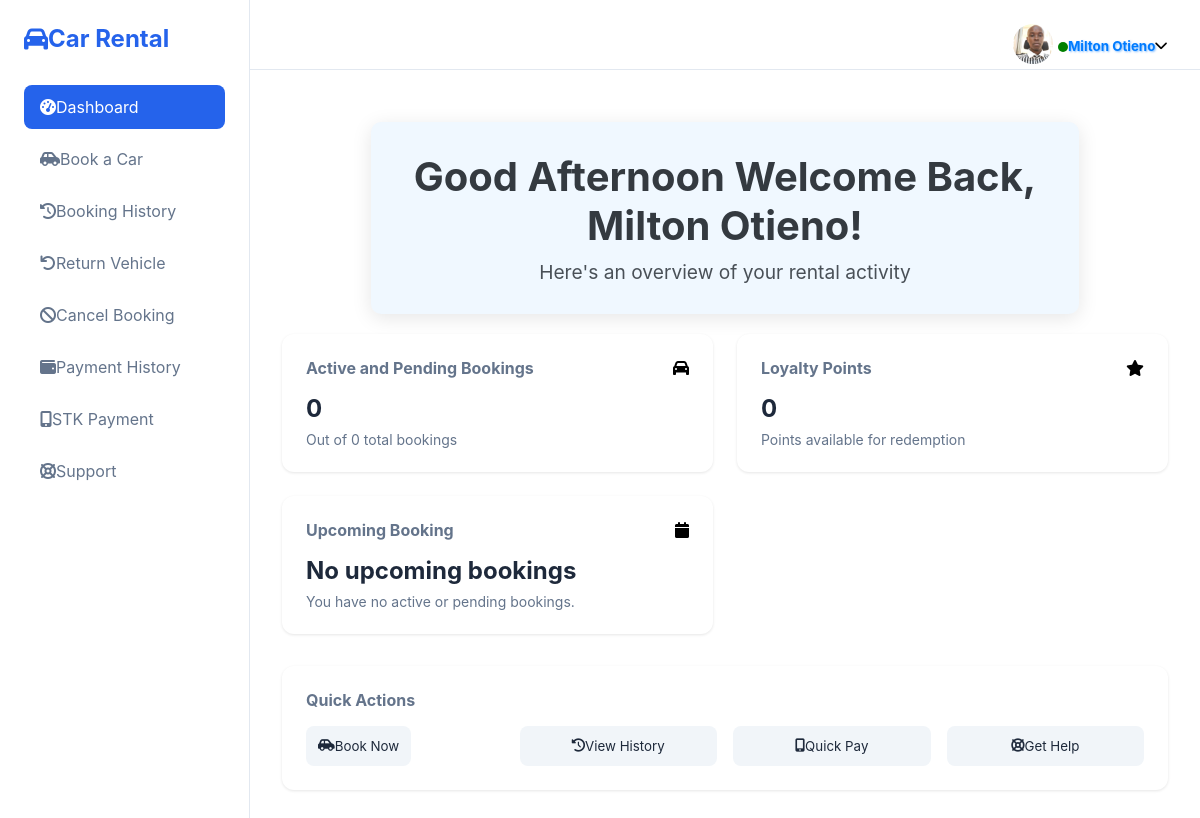
Page /customer/dashboard.php (signed in) on the committed database.
### tables this page shows
CREATE TABLE `customers` (
  `id` int(11) NOT NULL,
  `full_name` varchar(100) NOT NULL,
  `email` varchar(100) NOT NULL,
  `status` enum('active','inactive','suspended','pending') NOT NULL DEFAULT 'active',
  `last_logout` datetime DEFAULT NULL,
  `password` varchar(255) NOT NULL,
  `mobile` varchar(12) NOT NULL,
  `gender` enum('male','female','other') NOT NULL,
  `dob` date NOT NULL,
  `occupation` varchar(100) NOT NULL,
  `residence` varchar(100) NOT NULL,
  `created_at` timestamp NOT NULL DEFAULT current_timestamp(),
  `profile_picture` varchar(255) DEFAULT 'default_profile.png',
  `remember_token` varchar(255) DEFAULT NULL,
  `last_login` datetime DEFAULT NULL,
  `reset_token` varchar(255) DEFAULT NULL,
  `token_expiration` datetime DEFAULT NULL
);

### customer/dashboard.php (the view, shortened to what this page needs)
<?php
require 'include/db_connection.php';
$customer_id = $_SESSION['customer_id'];
$sql = "SELECT * FROM customers WHERE id = ?";
$stmt = $conn->prepare($sql);
$stmt->bind_param("i", $customer_id);
$stmt->execute();
$result = $stmt->get_result();
if ($result->num_rows > 0) {
    $customer_details = $result->fetch_assoc();
} else {
    die("Customer not found.");
}
$full_name = $customer_details['full_name'];
$profile_picture = $customer_details['profile_picture'] ?? 'path/to/default-profile-picture.jpg';
function getGreeting() {
    $currentHour = (int)date('H');
    if ($currentHour >= 5 && $currentHour < 12) {
        return "Good Morning";
    } elseif ($currentHour >= 12 && $currentHour < 16) {
        return "Good Afternoon";
    } elseif ($currentHour >= 16 && $currentHour < 19) {
        return "Good Evening";
    } else {
        return "Good Night";
    }
}
$greeting = getGreeting();
$sql_active_or_pending = "SELECT COUNT(*) AS active_or_pending_bookings FROM bookings WHERE customer_id = ? AND booking_status IN ('active', 'pending')";
$sql_total = "SELECT COUNT(*) AS total_bookings FROM bookings WHERE customer_id = ?";
$stmt_active_or_pending = $conn->prepare($sql_active_or_pending);
$stmt_active_or_pending->bind_param('i', $customer_id);
$stmt_active_or_pending->execute();
$result_active_or_pending = $stmt_active_or_pending->get_result();
$active_or_pending_booking_data = $result_active_or_pending->fetch_assoc();
$active_bookings = $active_or_pending_booking_data['active_or_pending_bookings'];
$stmt_total = $conn->prepare($sql_total);
$stmt_total->bind_param('i', $customer_id);
$stmt_total->execute();
$result_total = $stmt_total->get_result();
$total_booking_data = $result_total->fetch_assoc();
$total_bookings = $total_booking_data['total_bookings'];
$loyalty_points = $total_bookings * 10;
$sql_upcoming = "SELECT model_name AS car, booking_date AS date, booking_status AS status
                 FROM bookings
                 WHERE customer_id = ?
                 AND (booking_status = 'active' OR booking_status = 'pending')
                 ORDER BY booking_date ASC LIMIT 1";
$stmt_upcoming = $conn->prepare($sql_upcoming);
$stmt_upcoming->bind_param('i', $customer_id);
$stmt_upcoming->execute();
$result_upcoming = $stmt_upcoming->get_result();
if ($result_upcoming->num_rows > 0) {
    $upcoming_booking = $result_upcoming->fetch_assoc();
} else {
    $upcoming_booking = null;
}
?>
<!DOCTYPE html>
<html lang="en">
<head>
    <link rel="stylesheet" href="https://cdnjs.cloudflare.com/ajax/libs/font-awesome/6.0.0-beta3/css/all.min.css">
    <link rel="stylesheet" href="assets/css/customerdash.css">
</head>
<body>
    <aside class="sidebar">
        <div class="sidebar-logo">
            <i class="fas fa-car"></i>
            <span>Car Rental</span>
        </div>
        <nav>
            <div class="nav-item">
                <a href="dashboard.php" class="nav-link active">
                    <i class="fas fa-tachometer-alt"></i>
                    <span>Dashboard</span>
                </a>
            </div>
            <div class="nav-item">
                <a href="book_car.php" class="nav-link">
                    <i class="fas fa-car-side"></i>
                    <span>Book a Car</span>
                </a>
            </div>
            <div class="nav-item">
                <a href="bookinghistory.php" class="nav-link">
                    <i class="fas fa-history"></i>
                    <span>Booking History</span>
                </a>
            </div>
            <div class="nav-item">
                <a href="returncar.php" class="nav-link">
                    <i class="fas fa-undo"></i>
                    <span>Return Vehicle</span>
                </a>
            </div>
            <div class="nav-item">
                <a href="cancelbooking.php" class="nav-link">
                    <i class="fas fa-ban"></i>
                    <span>Cancel Booking</span>
                </a>
            </div>
            <div class="nav-item">
                <a href="payment_history.php" class="nav-link">
                    <i class="fas fa-wallet"></i>
                    <span>Payment History</span>
                </a>
            </div>
            <div class="nav-item">
            <a href="bookingconfrimation.php#makePaymentBtn" class="nav-link">
    <i class="fas fa-mobile-alt"></i>
    <span>STK Payment</span>
</a>
            </div>
            <div class="nav-item">
                <a href="support.php" class="nav-link">
                    <i class="fas fa-life-ring"></i>
                    <span>Support</span>
                </a>
            </div>
        </nav>
    </aside>
    <header class="header">
        <div class="header-content">
            <div class="profile">
                <button class="profile-button" onclick="toggleDropdown()">
                    <div class="profile-picture">
                        <img src="<?php echo htmlspecialchars($profile_picture); ?>" alt="Profile">
                    </div>
                    <span class="profile-name">
    <strong><span style="display: inline-block; width: 10px; height: 10px; background-color: green; border-radius: 50%; margin-left: 5px; vertical-align: middle;"></span><?php echo htmlspecialchars($full_name); ?></strong>
</span>
                    <i class="fas fa-chevron-down"></i>
                </button>
            </div>
        </div>
    </header>
    <main class="main-content">
        <div class="welcome-message">
            <h1><?php echo $greeting . ' Welcome Back, ' . htmlspecialchars($full_name) . '!'; ?></h1>
            <p>Here's an overview of your rental activity</p>
        </div>
        <div class="dashboard-grid">
            <div class="dashboard-card">
                <div class="card-header">
                    <h3 class="card-title">Active and Pending Bookings</h3>
                    <i class="fas fa-car text-primary"></i>
                </div>
                <div class="card-value"><?php echo $active_bookings; ?></div>
                <div class="card-subtitle">Out of <?php echo $total_bookings; ?> total bookings</div>
            </div>
            <div class="dashboard-card">
                <div class="card-header">
                    <h3 class="card-title">Loyalty Points</h3>
                    <i class="fas fa-star text-warning"></i>
                </div>
                <div class="card-value"><?php echo $loyalty_points; ?></div>
                <div class="card-subtitle">Points available for redemption</div>
            </div>
            <div class="dashboard-card">
                <div class="card-header">
                    <h3 class="card-title">Upcoming Booking</h3>
                    <i class="fas fa-calendar text-success"></i>
                </div>
                <?php if ($upcoming_booking) { ?>
                    <div class="card-value"><?php echo $upcoming_booking['car']; ?></div>
                    <div class="card-subtitle">
                        <?php echo date('F j, Y', strtotime($upcoming_booking['date'])); ?>
                        <span class="status-badge status-<?php echo strtolower($upcoming_booking['status']); ?>">
                            <?php echo ucfirst($upcoming_booking['status']); ?>
                        </span>
                    </div>
                <?php } else { ?>
                    <div class="card-value">No upcoming bookings</div>
                    <div class="card-subtitle">You have no active or pending bookings.</div>
                <?php } ?>
            </div>
        </div>
        <div class="dashboard-card">
            <div class="card-header">
                <h3 class="card-title">Quick Actions</h3>
            </div>
            <div class="quick-actions">
                <form method="POST" action="book_car.php">
                    <button type="submit" class="action-button">
                        <i class="fas fa-car-side"></i>
                        <span>Book Now</span>
                    </button>
                </form>
                <button class="action-button">
                    <i class="fas fa-history"></i>
                    <span>View History</span>
                </button>
                <button class="action-button">
                    <i class="fas fa-mobile-alt"></i>
                    <span>Quick Pay</span>
                </button>
                <button class="action-button">
                    <i class="fas fa-life-ring"></i>
                    <span>Get Help</span>
                </button>
            </div>
        </div>
    </main>
</body>
</html>

### customer/assets/css/customerdash.css (style rules this page uses)
:root { --primary-color: #2563eb; --secondary-color: #1e40af; --background-color: #f8fafc; --card-background: #ffffff; --text-primary: #1e293b; --text-secondary: #64748b; --border-color: #e2e8f0; --hover-background: #f1f5f9; }
* { margin: 0; padding: 0; box-sizing: border-box; font-family: 'Inter', system-ui, -apple-system, sans-serif; }
body { display: flex; min-height: 100vh; background-color: var(--background-color); color: var(--text-primary); }
.header { width: calc(100% - 250px); background-color: var(--card-background); color: var(--text-primary); border-bottom: 1px solid var(--border-color); padding: 1rem 1.5rem; position: fixed; top: 0; right: 0; left: 250px; z-index: 10; height: 70px; }
.header-content { display: flex; justify-content: space-between; align-items: center; max-width: 900px; margin: 0 auto; }
.profile-button { display: flex; align-items: center; background: none; border: none; cursor: pointer; padding: 0.5rem; border-radius: 0.5rem; position: relative; transition: background-color 0.2s; }
.profile-picture img { width: 40px; height: 40px; border-radius: 50%; object-fit: cover; }
.sidebar { width: 250px; background-color: var(--card-background); border-right: 1px solid var(--border-color); padding: 1.5rem; position: fixed; top: 0; bottom: 0; left: 0; overflow-y: auto; }
.sidebar-logo { font-size: 1.5rem; font-weight: bold; color: var(--primary-color); margin-bottom: 2rem; display: flex; align-items: center; }
.nav-item { margin-bottom: 0.5rem; }
.nav-link { display: flex; align-items: center; padding: 0.75rem 1rem; color: var(--text-secondary); text-decoration: none; border-radius: 0.5rem; transition: background-color 0.2s, color 0.2s; }
.nav-link:hover, .nav-link.active { background-color: var(--primary-color); color: white; }
.main-content { flex: 1; padding: 2rem; margin-left: 250px; margin-top: 70px; }
.dashboard-grid { display: grid; grid-template-columns: repeat(auto-fit, minmax(300px, 1fr)); gap: 1.5rem; margin-bottom: 2rem; }
.dashboard-card { background-color: var(--card-background); border-radius: 0.75rem; padding: 1.5rem; box-shadow: 0 1px 3px rgba(0, 0, 0, 0.1); }
.card-header { display: flex; justify-content: space-between; align-items: center; margin-bottom: 1rem; }
.card-title { font-size: 1rem; color: var(--text-secondary); }
.card-value { font-size: 1.5rem; font-weight: bold; color: var(--text-primary); margin-bottom: 0.5rem; }
.card-subtitle { font-size: 0.875rem; color: var(--text-secondary); }
.quick-actions { display: grid; grid-template-columns: repeat(auto-fit, minmax(150px, 1fr)); gap: 1rem; margin-top: 1rem; }
.action-button { display: flex; align-items: center; justify-content: center; padding: 0.75rem; background-color: var(--hover-background); border: none; border-radius: 0.5rem; color: var(--text-primary); cursor: pointer; transition: background-color 0.2s, color 0.2s; }
.welcome-message { text-align: center; background-color: #f0f8ff; border-radius: 10px; padding: 30px; margin: 20px auto; width: 80%; box-shadow: 0 4px 20px rgba(0, 0, 0, 0.1); animation: fadeIn 0.5s ease-in-out; }
.welcome-message h1 { font-size: 2.5rem; color: #343a40; margin-bottom: 10px; }
.welcome-message p { font-size: 1.2rem; color: #495057; }
.profile-name { font-weight: bold; color: #007bff; text-shadow: 1px 1px 2px rgba(0, 123, 255, 0.5); }

### customer/dashboard.php (style rules this page uses)
:root { --background-color: #ffffff; --text-color: #000000; }
body { background-color: var(--background-color); color: var(--text-color); }

### rows in the picture
customers: profile_picture (picture), full_name "Milton Otieno"

### other values in the picture
$greeting "Good Afternoon"
$active_bookings "0"
$total_bookings "0"
$loyalty_points "0"
